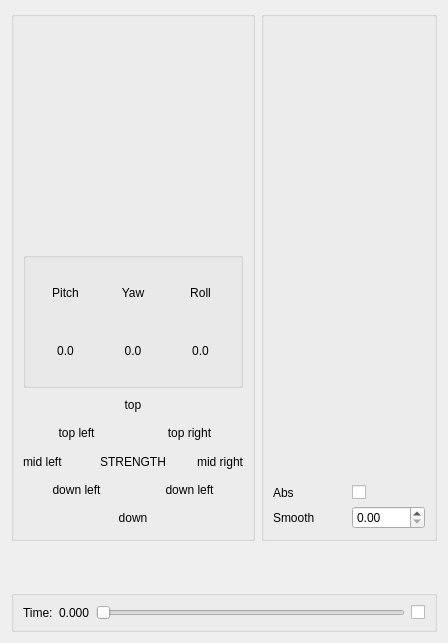
<?xml version="1.0" encoding="UTF-8"?>
<ui version="4.0">
 <class>MyoDialog</class>
 <widget class="QDialog" name="MyoDialog">
  <property name="geometry">
   <rect>
    <x>0</x>
    <y>0</y>
    <width>448</width>
    <height>643</height>
   </rect>
  </property>
  <property name="windowTitle">
   <string>Myo Input</string>
  </property>
  <layout class="QHBoxLayout" name="horizontalLayout_5">
   <item>
    <layout class="QVBoxLayout" name="verticalLayout_1">
     <item>
      <layout class="QHBoxLayout" name="horizontalLayout_6">
       <item>
        <layout class="QVBoxLayout" name="verticalLayout_2">
         <item>
          <widget class="QGroupBox" name="verticalGroupBox">
           <property name="minimumSize">
            <size>
             <width>0</width>
             <height>530</height>
            </size>
           </property>
           <property name="maximumSize">
            <size>
             <width>16777215</width>
             <height>530</height>
            </size>
           </property>
           <layout class="QVBoxLayout" name="verticalLayout_8" stretch="0,0,0">
            <item>
             <widget class="MyoDrawFrame" name="mMyoDrawFrame" native="true">
              <property name="sizePolicy">
               <sizepolicy hsizetype="Preferred" vsizetype="Preferred">
                <horstretch>0</horstretch>
                <verstretch>0</verstretch>
               </sizepolicy>
              </property>
              <property name="minimumSize">
               <size>
                <width>220</width>
                <height>220</height>
               </size>
              </property>
             </widget>
            </item>
            <item>
             <widget class="QGroupBox" name="mEulerLayout">
              <layout class="QHBoxLayout" name="horizontalLayout_3">
               <item>
                <layout class="QVBoxLayout" name="verticalLayout_3">
                 <item>
                  <widget class="QLabel" name="label_3">
                   <property name="text">
                    <string>Pitch</string>
                   </property>
                   <property name="alignment">
                    <set>Qt::AlignCenter</set>
                   </property>
                  </widget>
                 </item>
                 <item>
                  <widget class="QLabel" name="mLPitch">
                   <property name="text">
                    <string>0.0</string>
                   </property>
                   <property name="alignment">
                    <set>Qt::AlignCenter</set>
                   </property>
                  </widget>
                 </item>
                </layout>
               </item>
               <item>
                <layout class="QVBoxLayout" name="verticalLayout_4">
                 <item>
                  <widget class="QLabel" name="label">
                   <property name="text">
                    <string>Yaw</string>
                   </property>
                   <property name="alignment">
                    <set>Qt::AlignCenter</set>
                   </property>
                  </widget>
                 </item>
                 <item>
                  <widget class="QLabel" name="mLYaw">
                   <property name="text">
                    <string>0.0</string>
                   </property>
                   <property name="alignment">
                    <set>Qt::AlignCenter</set>
                   </property>
                  </widget>
                 </item>
                </layout>
               </item>
               <item>
                <layout class="QVBoxLayout" name="verticalLayout_5">
                 <item>
                  <widget class="QLabel" name="label_5">
                   <property name="text">
                    <string>Roll</string>
                   </property>
                   <property name="alignment">
                    <set>Qt::AlignCenter</set>
                   </property>
                  </widget>
                 </item>
                 <item>
                  <widget class="QLabel" name="mLRoll">
                   <property name="text">
                    <string>0.0</string>
                   </property>
                   <property name="alignment">
                    <set>Qt::AlignCenter</set>
                   </property>
                  </widget>
                 </item>
                </layout>
               </item>
              </layout>
             </widget>
            </item>
            <item>
             <layout class="QVBoxLayout" name="verticalLayout_10">
              <item>
               <widget class="QLabel" name="mLTop">
                <property name="minimumSize">
                 <size>
                  <width>0</width>
                  <height>0</height>
                 </size>
                </property>
                <property name="text">
                 <string>top</string>
                </property>
                <property name="alignment">
                 <set>Qt::AlignCenter</set>
                </property>
               </widget>
              </item>
              <item>
               <layout class="QHBoxLayout" name="horizontalLayout_2">
                <item>
                 <widget class="QLabel" name="mLTopLeft">
                  <property name="minimumSize">
                   <size>
                    <width>0</width>
                    <height>0</height>
                   </size>
                  </property>
                  <property name="text">
                   <string>top left</string>
                  </property>
                  <property name="alignment">
                   <set>Qt::AlignCenter</set>
                  </property>
                 </widget>
                </item>
                <item>
                 <widget class="QLabel" name="mLTopRight">
                  <property name="minimumSize">
                   <size>
                    <width>0</width>
                    <height>0</height>
                   </size>
                  </property>
                  <property name="text">
                   <string>top right</string>
                  </property>
                  <property name="alignment">
                   <set>Qt::AlignCenter</set>
                  </property>
                 </widget>
                </item>
               </layout>
              </item>
              <item>
               <layout class="QHBoxLayout" name="horizontalLayout_4">
                <item>
                 <widget class="QLabel" name="mLMidLeft">
                  <property name="minimumSize">
                   <size>
                    <width>0</width>
                    <height>0</height>
                   </size>
                  </property>
                  <property name="text">
                   <string>mid left</string>
                  </property>
                 </widget>
                </item>
                <item>
                 <widget class="QLabel" name="mLStrength">
                  <property name="minimumSize">
                   <size>
                    <width>0</width>
                    <height>0</height>
                   </size>
                  </property>
                  <property name="text">
                   <string>STRENGTH</string>
                  </property>
                  <property name="alignment">
                   <set>Qt::AlignCenter</set>
                  </property>
                 </widget>
                </item>
                <item>
                 <widget class="QLabel" name="mLMidRight">
                  <property name="minimumSize">
                   <size>
                    <width>0</width>
                    <height>0</height>
                   </size>
                  </property>
                  <property name="text">
                   <string>mid right</string>
                  </property>
                  <property name="alignment">
                   <set>Qt::AlignRight|Qt::AlignTrailing|Qt::AlignVCenter</set>
                  </property>
                 </widget>
                </item>
               </layout>
              </item>
              <item>
               <layout class="QHBoxLayout" name="horizontalLayout">
                <item>
                 <widget class="QLabel" name="mLDownLeft">
                  <property name="minimumSize">
                   <size>
                    <width>0</width>
                    <height>0</height>
                   </size>
                  </property>
                  <property name="text">
                   <string>down left</string>
                  </property>
                  <property name="alignment">
                   <set>Qt::AlignCenter</set>
                  </property>
                 </widget>
                </item>
                <item>
                 <widget class="QLabel" name="mLDownRight">
                  <property name="minimumSize">
                   <size>
                    <width>0</width>
                    <height>0</height>
                   </size>
                  </property>
                  <property name="text">
                   <string>down left</string>
                  </property>
                  <property name="alignment">
                   <set>Qt::AlignCenter</set>
                  </property>
                 </widget>
                </item>
               </layout>
              </item>
              <item>
               <widget class="QLabel" name="mLDown">
                <property name="minimumSize">
                 <size>
                  <width>0</width>
                  <height>0</height>
                 </size>
                </property>
                <property name="text">
                 <string>down</string>
                </property>
                <property name="alignment">
                 <set>Qt::AlignCenter</set>
                </property>
               </widget>
              </item>
             </layout>
            </item>
           </layout>
          </widget>
         </item>
         <item>
          <spacer name="verticalSpacer_2">
           <property name="orientation">
            <enum>Qt::Vertical</enum>
           </property>
           <property name="sizeHint" stdset="0">
            <size>
             <width>20</width>
             <height>40</height>
            </size>
           </property>
          </spacer>
         </item>
        </layout>
       </item>
       <item>
        <layout class="QVBoxLayout" name="verticalLayout">
         <item>
          <widget class="QGroupBox" name="verticalGroupBox">
           <property name="sizePolicy">
            <sizepolicy hsizetype="Expanding" vsizetype="Preferred">
             <horstretch>0</horstretch>
             <verstretch>0</verstretch>
            </sizepolicy>
           </property>
           <property name="minimumSize">
            <size>
             <width>0</width>
             <height>530</height>
            </size>
           </property>
           <property name="maximumSize">
            <size>
             <width>16777215</width>
             <height>530</height>
            </size>
           </property>
           <layout class="QVBoxLayout" name="verticalLayout_6">
            <item>
             <widget class="QCustomPlot" name="mCPTop" native="true">
              <property name="sizePolicy">
               <sizepolicy hsizetype="Expanding" vsizetype="Preferred">
                <horstretch>0</horstretch>
                <verstretch>0</verstretch>
               </sizepolicy>
              </property>
              <property name="minimumSize">
               <size>
                <width>0</width>
                <height>45</height>
               </size>
              </property>
              <layout class="QVBoxLayout" name="verticalLayout_7"/>
             </widget>
            </item>
            <item>
             <widget class="QCustomPlot" name="mCPTopLeft" native="true">
              <property name="minimumSize">
               <size>
                <width>0</width>
                <height>45</height>
               </size>
              </property>
             </widget>
            </item>
            <item>
             <widget class="QCustomPlot" name="mCPTopRight" native="true">
              <property name="minimumSize">
               <size>
                <width>0</width>
                <height>45</height>
               </size>
              </property>
             </widget>
            </item>
            <item>
             <widget class="QCustomPlot" name="mCPMidLeft" native="true">
              <property name="minimumSize">
               <size>
                <width>0</width>
                <height>45</height>
               </size>
              </property>
             </widget>
            </item>
            <item>
             <widget class="QCustomPlot" name="mCPMidRight" native="true">
              <property name="minimumSize">
               <size>
                <width>0</width>
                <height>45</height>
               </size>
              </property>
             </widget>
            </item>
            <item>
             <widget class="QCustomPlot" name="mCPDownLeft" native="true">
              <property name="minimumSize">
               <size>
                <width>0</width>
                <height>45</height>
               </size>
              </property>
             </widget>
            </item>
            <item>
             <widget class="QCustomPlot" name="mCPDownRight" native="true">
              <property name="minimumSize">
               <size>
                <width>0</width>
                <height>45</height>
               </size>
              </property>
             </widget>
            </item>
            <item>
             <widget class="QCustomPlot" name="mCPDown" native="true">
              <property name="sizePolicy">
               <sizepolicy hsizetype="Expanding" vsizetype="Preferred">
                <horstretch>0</horstretch>
                <verstretch>0</verstretch>
               </sizepolicy>
              </property>
              <property name="minimumSize">
               <size>
                <width>0</width>
                <height>45</height>
               </size>
              </property>
             </widget>
            </item>
            <item>
             <layout class="QVBoxLayout" name="verticalLayout_9">
              <item>
               <layout class="QGridLayout" name="gridLayout">
                <item row="0" column="0">
                 <widget class="QLabel" name="label_4">
                  <property name="text">
                   <string>Abs</string>
                  </property>
                 </widget>
                </item>
                <item row="0" column="1">
                 <widget class="QCheckBox" name="mCBAbs">
                  <property name="text">
                   <string/>
                  </property>
                 </widget>
                </item>
                <item row="1" column="0">
                 <widget class="QLabel" name="label_2">
                  <property name="text">
                   <string>Smooth</string>
                  </property>
                 </widget>
                </item>
                <item row="1" column="1">
                 <widget class="QDoubleSpinBox" name="mDSBSmooth">
                  <property name="maximum">
                   <double>1.000000000000000</double>
                  </property>
                  <property name="singleStep">
                   <double>0.010000000000000</double>
                  </property>
                 </widget>
                </item>
               </layout>
              </item>
             </layout>
            </item>
           </layout>
          </widget>
         </item>
         <item>
          <spacer name="verticalSpacer">
           <property name="orientation">
            <enum>Qt::Vertical</enum>
           </property>
           <property name="sizeHint" stdset="0">
            <size>
             <width>20</width>
             <height>40</height>
            </size>
           </property>
          </spacer>
         </item>
        </layout>
       </item>
      </layout>
     </item>
     <item>
      <widget class="QGroupBox" name="mGBVideo">
       <layout class="QHBoxLayout" name="mHLVideo">
        <item>
         <widget class="QLabel" name="mLTimeInfo">
          <property name="text">
           <string>Time:</string>
          </property>
         </widget>
        </item>
        <item>
         <widget class="QLabel" name="mLTime">
          <property name="text">
           <string>0.000</string>
          </property>
         </widget>
        </item>
        <item>
         <widget class="QSlider" name="mSTime">
          <property name="orientation">
           <enum>Qt::Horizontal</enum>
          </property>
         </widget>
        </item>
        <item>
         <widget class="QCheckBox" name="mCBPlayPause">
          <property name="text">
           <string/>
          </property>
          <property name="checked">
           <bool>false</bool>
          </property>
         </widget>
        </item>
       </layout>
      </widget>
     </item>
    </layout>
   </item>
  </layout>
 </widget>
 <customwidgets>
  <customwidget>
   <class>MyoDrawFrame</class>
   <extends>QWidget</extends>
   <header>MyoDrawFrame.h</header>
   <container>1</container>
  </customwidget>
  <customwidget>
   <class>QCustomPlot</class>
   <extends>QWidget</extends>
   <header location="global">qcustomplot/qcustomplot.h</header>
   <container>1</container>
  </customwidget>
 </customwidgets>
 <resources/>
 <connections>
  <connection>
   <sender>mCBAbs</sender>
   <signal>clicked()</signal>
   <receiver>MyoDialog</receiver>
   <slot>onAbs()</slot>
   <hints>
    <hint type="sourcelabel">
     <x>378</x>
     <y>485</y>
    </hint>
    <hint type="destinationlabel">
     <x>221</x>
     <y>282</y>
    </hint>
   </hints>
  </connection>
  <connection>
   <sender>mCBPlayPause</sender>
   <signal>clicked(bool)</signal>
   <receiver>MyoDialog</receiver>
   <slot>onPlayPause(bool)</slot>
   <hints>
    <hint type="sourcelabel">
     <x>418</x>
     <y>539</y>
    </hint>
    <hint type="destinationlabel">
     <x>221</x>
     <y>285</y>
    </hint>
   </hints>
  </connection>
  <connection>
   <sender>mSTime</sender>
   <signal>sliderMoved(int)</signal>
   <receiver>MyoDialog</receiver>
   <slot>onSlaiderChange(int)</slot>
   <hints>
    <hint type="sourcelabel">
     <x>242</x>
     <y>539</y>
    </hint>
    <hint type="destinationlabel">
     <x>221</x>
     <y>285</y>
    </hint>
   </hints>
  </connection>
 </connections>
 <slots>
  <slot>onAbs()</slot>
  <slot>onPlayPause(bool)</slot>
  <slot>onSlaiderChange(int)</slot>
 </slots>
</ui>
